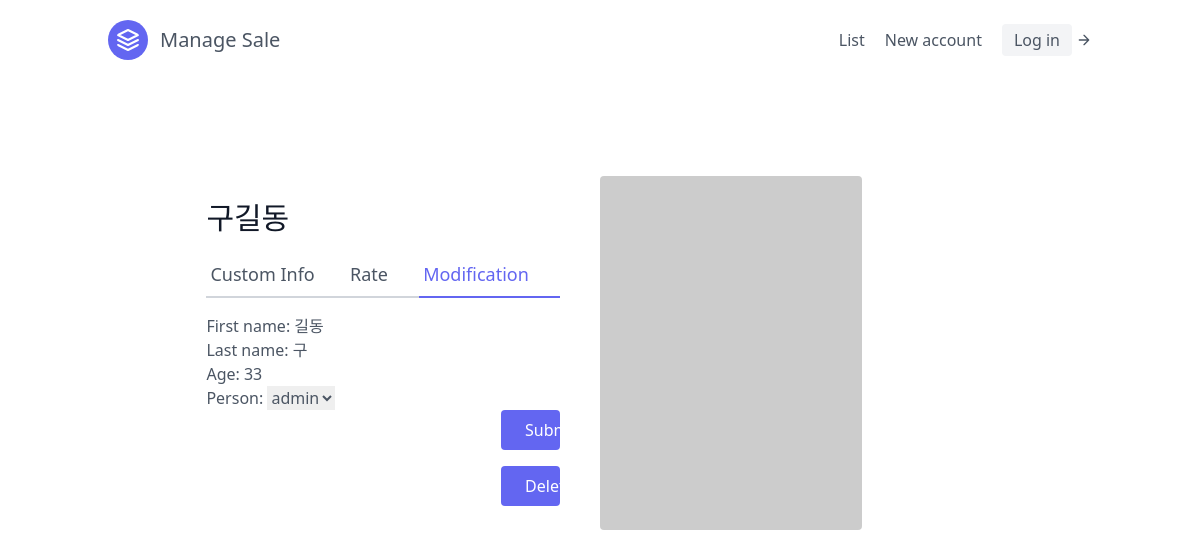
/Homepage/8/update/, run on the app's committed database.
### sales/models.py (models this page shows, shortened)
class Sale(models.Model):
    first_name = models.CharField(max_length=30)
    last_name = models.CharField(max_length=30)
    age = models.IntegerField(default=0)
    person = models.ForeignKey("Person", on_delete=models.CASCADE)

### sales/views.py (the view)
# urls.py: path('<int:pk>/update/', Sale_Update, name = 'update'),
def Sale_Update(request, pk):
    person = Sale.objects.get(id=pk)
    v_form = SaleModelForm(instance=person)
    if request.method == "POST":
        v_form = SaleModelForm(request.POST, instance=person)
        if v_form.is_valid():
            v_form.save()
            return redirect("homepage:list")
    context ={
        'person_key' : person,
        "forms_key" : v_form,
    }
    return render(request, "sales_update.html", context)

### sales/forms.py
class SaleModelForm(forms.ModelForm):
    class Meta:
        model = Sale
        fields = (
            'first_name',
            'last_name',
            'age',
            'person',
        )

### sales/models.py (called while the page is built)
    def __str__(self):
        return self.회원.username

### templates/sales_update.html (shortened to what this page needs)
{% extends 'base.html' %}
{% block content %}
<section class="text-gray-600 body-font overflow-hidden">
    <div class="container px-5 py-24 mx-auto">
      <div class="lg:w-4/5 mx-auto flex flex-wrap">
        <div class="lg:w-1/2 w-full lg:pr-10 lg:py-6 mb-6 lg:mb-0">
          <h1 class="text-gray-900 text-3xl title-font font-medium mb-4">{{person_key.last_name}}{{ person_key.first_name }}</h1>
          <div class="flex mb-4">
            <a href = "{% url 'homepage:detail' person_key.pk%}" class="flex-grow border-b-2 border-gray-300 py-2 text-lg px-1">Custom Info</a>
            <a class="flex-grow border-b-2 border-gray-300 py-2 text-lg px-1">Rate</a>
            <a class="flex-grow text-indigo-500 border-b-2 border-indigo-500 py-2 text-lg px-1">Modification</a>
          </div>
        <form method = "post">
        {{ forms_key.as_p }}
        <button type = "submit" class="w-1/6 flex ml-auto text-white bg-indigo-500 border-0 py-2 px-6 focus:outline-none hover:bg-indigo-600 rounded">Submit</button>
        </form>
        <a href = "{%url 'homepage:delete' person_key.pk%}" type = "submit" class="w-1/6 flex ml-auto text-white bg-indigo-500 border-0 py-2 px-6 focus:outline-none hover:bg-indigo-600 rounded">Delete</a>
        </div>
        <img alt="ecommerce" class="lg:w-1/3 w-full lg:h-auto h-64 object-cover object-center rounded" src="https://dummyimage.com/400x400">
      </div>
    </div>
  </section>
{% endblock content %}

### data on the page
Sale: last_name "구", first_name "길동", age "33", person "admin"
